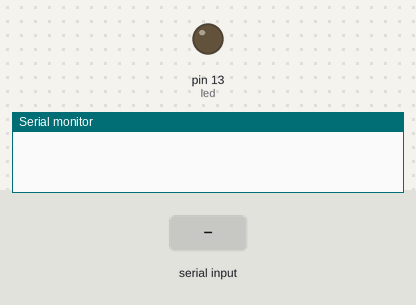
Bench run of a sketch on a simulated Arduino Uno, built with avr-gcc and run on an emulated ATmega328P. On the bench: output pins drawn as LEDs (lit = HIGH), the last lines printed to the serial monitor. Dashed ring = blinking. Inputs (shaded band) come from the test bench.

Above: at 1.5 s.
1.6 s: "w" received over Serial
At 2.16 s:
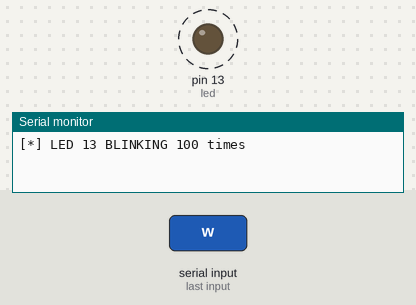
Timing chart, 0 to 9.5 s (numbered marks = the images above; inputs shaded):
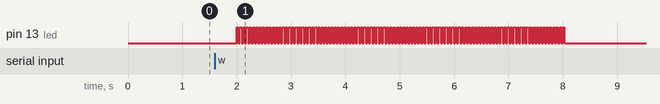

Measured:
- after the input at 1.6 s, pin 13 (led): alternates HIGH for 0.03 s and LOW for 0.03 s, 202 changes in all, then stays LOW, starting after 0.40 s

The sketch:

SerBlink.ino
```cpp
// serblink
// (w) 2013 Neo
// Program that listens on the Serial
int led = 13;
boolean heartbeat = true;

void setup() {
    //setup serial
    Serial.begin(9600);

    // init the digital pin as an output.
    pinMode(led, OUTPUT);
}

// the loop routine runs over and over again forever:
void loop() {
    if(heartbeat){
        digitalWrite(7,HIGH);
        delay(250);
        digitalWrite(7,LOW);
        delay(250);
    }

    if(Serial.available()) {
        heartbeat = false;
        char ser = Serial.read();
        switch(ser) {
            case 'q':
                digitalWrite(led, HIGH);
                Serial.println("[+] LED 13 ON");
                break;
            case 'a':
                digitalWrite(led, LOW);
                Serial.println("[-] LED 13 OFF");
                break;
            case 'w':
              Serial.println("[*] LED 13 BLINKING 100 times");
              for (int x = 0; x <= 100; x++) {
                  digitalWrite(led,HIGH);
                  delay(30);
                  digitalWrite(led,LOW);
                  delay(30);
              }
        }
    }
}
```
